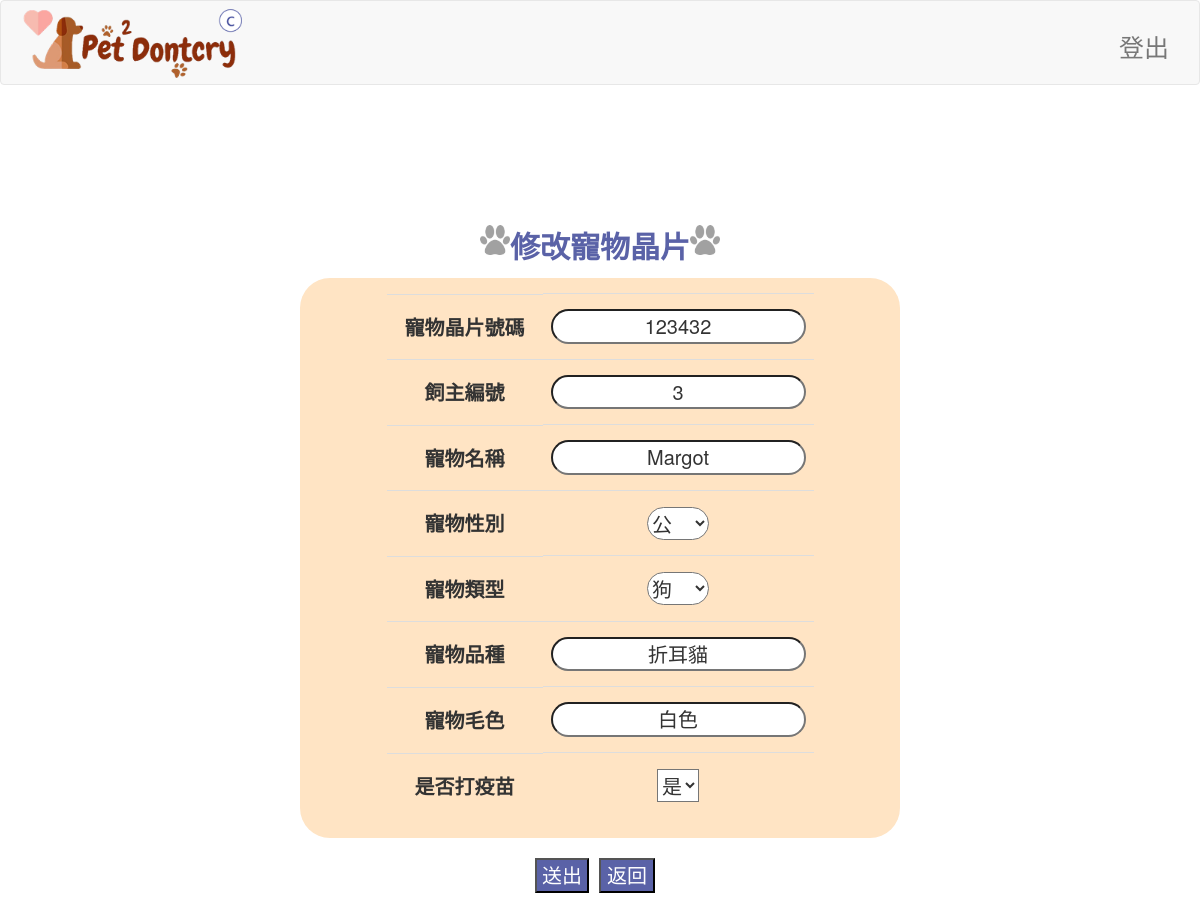
/clinic/edit_pet/123432 (signed in), run on an earlier commit of the app's database.
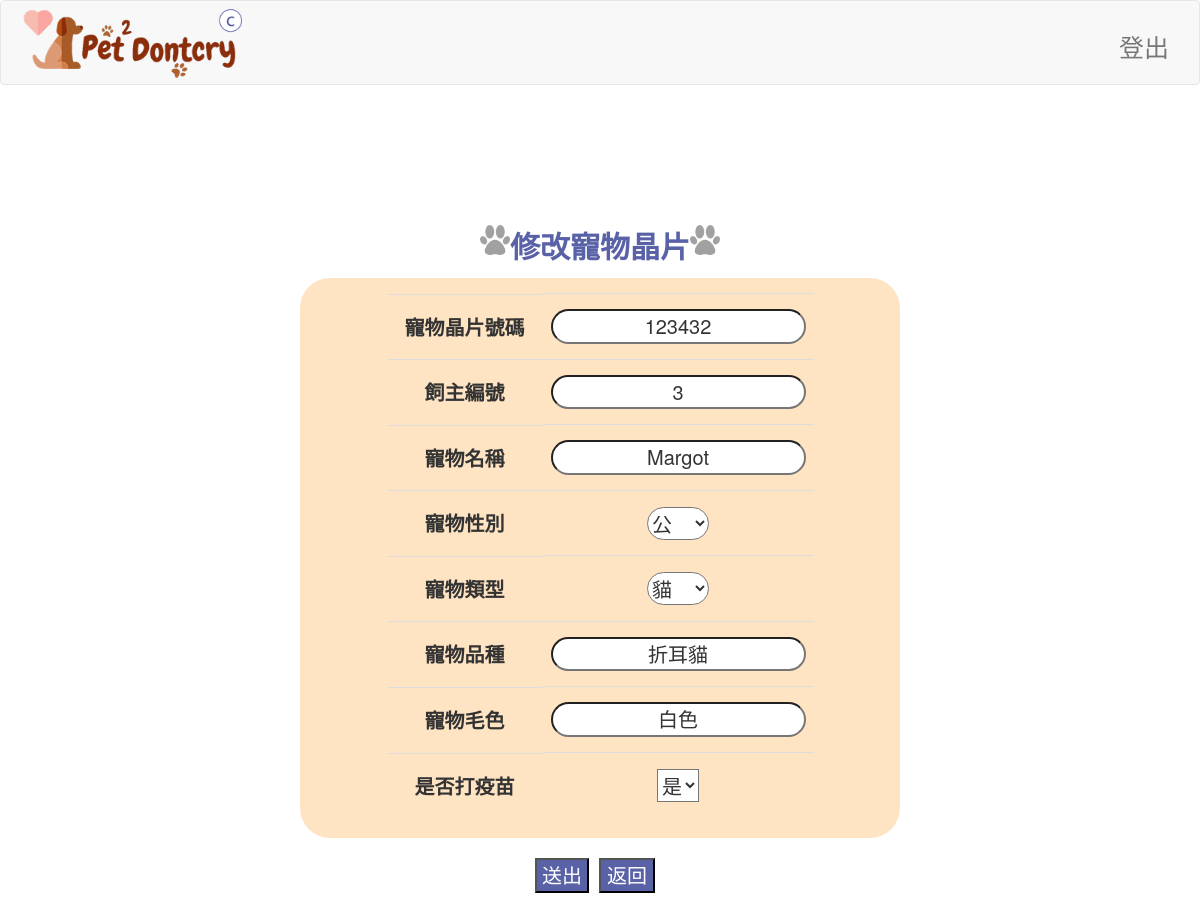
And on a later commit of the database.
### app/models/user.py (models this page shows, shortened)
class pet(db.Model):
    __tablename__ = 'pet'
    PetID = db.Column('PetID', db.Integer, primary_key = True)
    UID = db.Column('UID',db.Integer,db.ForeignKey('user.UID'), nullable=False)
    name = db.Column('name', db.String(20), nullable=False)
    sex = db.Column('sex',db.Integer, nullable=False)
    species = db.Column('species', db.String(10), nullable=False)
    fur = db.Column('fur', db.String(10), nullable=False)
    variety = db.Column('variety', db.String(10), nullable=False)
    vaccine = db.Column('vaccine',db.Boolean,nullable=False)
    medicalrecords = db.relationship('medicalrecords', backref='pet', lazy='dynamic')

### app/views/clinicView.py (the view, shortened to what this page needs)
@clinic_views.route('/clinic/edit_pet/<int:PetID>', methods=['GET', 'POST'])
@login_required
def edit_pet(PetID):
    from ..models import pet
    pets = pet.query.filter_by(PetID=PetID).first_or_404()
    form = FormPetEdit()
    form.PetID.data = str(pets.PetID)
    form.species.data = pets.species
    form.fur.data = pets.fur
    form.UID.data = str(pets.UID)
    form.name.data = pets.name
    form.sex.data = str(pets.sex)
    form.variety.data = pets.variety
    form.vaccine.data = pets.vaccine
    return render_template('chip_add.html', form=form, pets=pets, type='edit',PetID=PetID)

### app/form/clinicForm.py (shortened to what this page needs)
class FormPetEdit(FlaskForm):
    PetID = StringField('寵物晶片號碼', render_kw={'readonly': True})
    UID = StringField('飼主編號', validators=[
        validators.DataRequired(),
        validators.Length(0, 10)
    ])
    name = StringField('寵物名稱', validators=[
        validators.DataRequired(),
        validators.Length(0, 20)
    ])
    species = SelectField('寵物類型', validators=[
        validators.DataRequired()
        ], choices=[('dog', '狗'), ('cat', '貓'),('other','其它')]
    )
    fur = StringField('寵物毛色', validators=[
        validators.DataRequired(),
        validators.Length(0, 10)
    ])
    variety = StringField('寵物品種', validators=[
        validators.Length(0, 10)
    ])
    sex = SelectField('寵物性別', validators=[
        validators.DataRequired()
     ], choices=[('1', '母'), ('0', '公'),('2','未知')])
    vaccine = SelectField('是否打疫苗', validators=[
        validators.DataRequired()
    ], choices=[('1', '是'), ('0', '否')])
    submit = SubmitField('送出')

### app/models/user.py (called while the page is built)
    @login_manager.user_loader
    def load_user(ID):
        try:
            return account.query.get(ID)
        except:
            return None

### app/templates/chip_add.html (shortened to what the changed rows need)
<!DOCTYPE html>
{% extends "clinic_base.html" %}
{% block content %}
<head>
    <link rel="stylesheet" href="{{ url_for('static', filename='css/chip_add.css') }}">
</head>
<body background="{{ url_for('static', filename='img/first-page.jpg') }}" style="background-size: cover; font-size: 2rem;">
    {% if type == 'edit' %}
    <div class="Title_img mb-total" style="margin-top: 10%;">
        <div class="Title_img">
            <img src="{{ url_for('static', filename='img/dog-footprints.png') }}" width="30" height="30">
            <div class="Title"style="font-weight: bold;"> 修改寵物晶片 </div>
            <img src="{{ url_for('static', filename='img/dog-footprints.png') }}" width="30" height="30">
        </div>
    </div>
    <form method="post" action="/clinic/edit_pet/{{PetID}}">
        <div class="a">
            <div class="bg-table rounded-table h-100 p-4 mb-4 w-80 dis">
                <table class="table" style="font-size: 2rem;">
                    <tbody class="thead">
                        <tr>
                            <td scope="row" class="font-B table-title">
                                <div class="mb-total">寵物晶片號碼</div>
                            </td>
                            <td id="table-dis">
                                {{form.PetID(class='input-text')}}
                            </td>
                        </tr>
                        <tr>
                            <td scope="row" class="font-B table-title">
                                <div class="mb-total">飼主編號</div>
                            </td>
                            <td id="table-dis">{{form.UID(class='input-text')}}</td>
                        </tr>
                        <tr>
                            <td scope="row" class="font-B table-title">
                                <div class="mb-total">寵物名稱</div>
                            </td>
                            <td id="table-dis">{{form.name(class='input-text')}}</td>
                        </tr>
                        <tr>
                            <td scope="row" class="font-B table-title">
                                <div class="mb-total">寵物性別</div>
                            </td>
                            <td id="table-dis">
                                <div style="width: 100%;">
                                    {{form.sex(class='rounded-table input-select')}}
                                </div>
                            </td>
                        </tr>
                        <tr>
                            <td scope="row" class="font-B table-title">
                                <div class="mb-total">寵物類型</div>
                            </td>
                            <td id="table-dis">{{form.species(class='rounded-table input-select')}}</td>
                        </tr>
                        <tr>
                            <td scope="row" class="font-B table-title">
                                <div class="mb-total">寵物品種</div>
                            </td>
                            <td id="table-dis">{{form.variety(class='input-text')}}</td>
                        </tr>
                        <tr>
                            <td scope="row" class="font-B table-title">
                                <div class="mb-total">寵物毛色</div>
                            </td>
                            <td id="table-dis">{{form.fur(class='input-text')}}</td>
                        </tr>
                        <tr>
                            <td scope="row" class="font-B table-title">
                                <div class="mb-total">是否打疫苗</div>
                            </td>
                            <td id="table-dis">
                                {{form.vaccine(class='input-select')}}
                            </td>
                        </tr>
                    </tbody>
                </table>
            </div>
        </div>
        <div class="mb-4 button-dis">
            {{form.submit(class="button-update button-t", style="height: fit-content; padding-top:0.1rem; padding-bottom: 0.1rem;")}}
            <input type="button" class="button-update mb-total" value="返回" onclick="history.back()">
        </div>
    </form>
    {% endif %}
</body>
{% endblock content %}

What changed in the data, as far as the page shows it:
changed pet "Margot": species "狗" → "貓"
